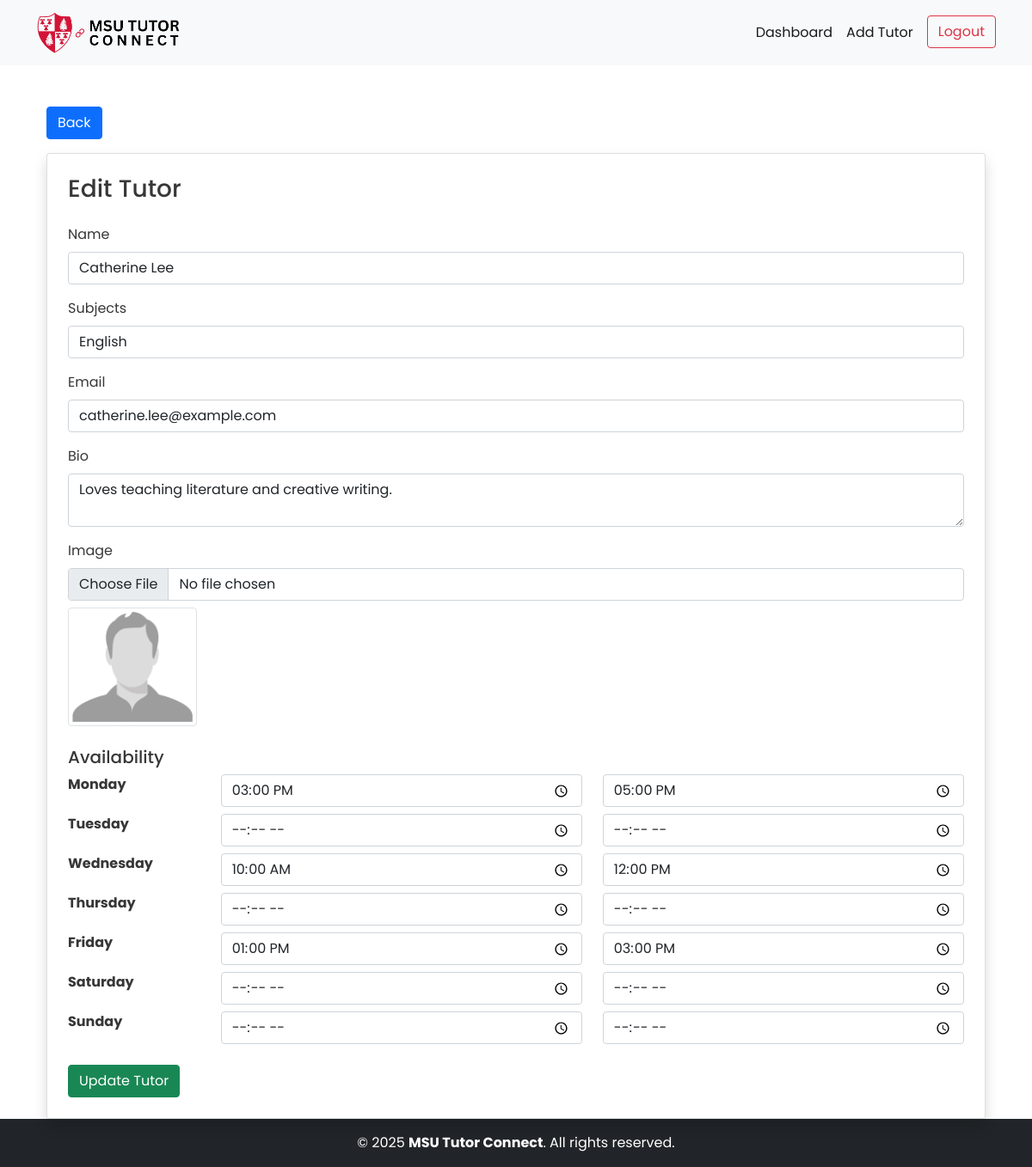
/edit_tutor.php?id=3 (signed in), run on the app's committed database.
### tables this page shows
CREATE TABLE `tutors` (
  `tutor_id` int NOT NULL,
  `name` varchar(100) NOT NULL,
  `subject` varchar(100) NOT NULL,
  `email` varchar(100) NOT NULL,
  `bio` text NOT NULL,
  `created_at` datetime DEFAULT CURRENT_TIMESTAMP,
  `image` varchar(255) DEFAULT NULL
);

CREATE TABLE `tutoravailability` (
  `id` int NOT NULL,
  `tutor_id` int DEFAULT NULL,
  `day_of_week` enum('Monday','Tuesday','Wednesday','Thursday','Friday','Saturday','Sunday') DEFAULT NULL,
  `start_time` time DEFAULT NULL,
  `end_time` time DEFAULT NULL
);

### core/Controller.php (called while the page is built, shortened)
<?php
class Controller
{
    public function view($view, $data = [])
    {
        extract($data);
        require_once "./app/views/$view.phtml";
        require_once "./app/views/layout.phtml";
    }
}

### app/controllers/AdminController.php (called while the page is built, shortened)
<?php
class AdminController extends Controller
{
    private $tutorModel;
    public function __construct()
    {
        $this->tutorModel = new TutorModel();
    }
    public function editTutor($id)
    {
        $tutor = $this->tutorModel->getTutorById($id);
        $this->view('admin/edit_tutor', ['tutor' => $tutor]);
    }
}

### core/Database.php (called while the page is built, shortened)
<?php
class Database
{
    private static $instance = null;
    private function __construct()
    {
        try {
            $this->pdo = new PDO(
                "mysql:host=" . DB_HOST . ";dbname=" . DB_NAME,
                DB_USER,
                DB_PASS
            );
        } catch (PDOException $e) {
            die("Database connection failed: " . $e->getMessage());
        }
    }
    public static function getDB()
    {
        if (self::$instance === null) {
            self::$instance = new Database();
        }
        return self::$instance->pdo;
    }
}

### core/Model.php (called while the page is built, shortened)
<?php
class Model
{
    public function __construct()
    {
        $this->db = Database::getDB();
    }
}

### app/models/TutorModel.php (called while the page is built, shortened)
<?php
class TutorModel extends Model
{
    public function getTutorById($id)
    {
        $stmt = $this->db->prepare("SELECT * FROM tutors WHERE tutor_id = ?");
        $stmt->execute([$id]);
        $tutor = $stmt->fetch(PDO::FETCH_ASSOC);
        $availabilityStmt = $this->db->prepare("SELECT * FROM tutoravailability WHERE tutor_id = ?");
        $availabilityStmt->execute([$id]);
        $availabilityRows = $availabilityStmt->fetchAll(PDO::FETCH_ASSOC);
        $availability = [];
        foreach ($availabilityRows as $row) {
            $availability[$row['day_of_week']] = [
                'start_time' => $row['start_time'],
                'end_time' => $row['end_time']
            ];
        }
        $tutor['availability'] = $availability;
        return $tutor;
    }
}

### app/views/admin/edit_tutor.phtml (the view, shortened to what this page needs)
<div class="container mt-5">
    <div class="mb-3">
        <a href="<?= BASE_URL ?>admin_dashboard.php" class="btn btn-primary">Back</a>
    </div>
    <div class="card p-4 shadow">
        <h3 class="mb-4">Edit Tutor</h3>
        <form method="POST" enctype="multipart/form-data">
            <div class="mb-3">
                <label class="form-label">Name</label>
                <input type="text" name="name" class="form-control" value="<?= htmlspecialchars($tutor['name']) ?>"
                    required>
            </div>
            <div class="mb-3">
                <label class="form-label">Subjects</label>
                <input type="text" name="subject" class="form-control"
                    value="<?= htmlspecialchars($tutor['subject']) ?>" required>
            </div>
            <div class="mb-3">
                <label class="form-label">Email</label>
                <input type="email" name="email" class="form-control" value="<?= htmlspecialchars($tutor['email']) ?>"
                    required>
            </div>
            <div class="mb-3">
                <label class="form-label">Bio</label>
                <textarea name="bio" class="form-control" required><?= htmlspecialchars($tutor['bio']) ?></textarea>
            </div>
            <div class="mb-3">
                <label class="form-label">Image</label>
                <input type="file" name="image" class="form-control" accept="image/*">
                <?php if (!empty($tutor['image'])): ?>
                    <img src="<?= BASE_URL ?>uploads/<?= $tutor['image'] ?>" class="img-thumbnail mt-2"
                        style="max-width: 150px;">
                <?php endif; ?>
            </div>
            <h5 class="mt-4">Availability</h5>
            <?php foreach (['Monday', 'Tuesday', 'Wednesday', 'Thursday', 'Friday', 'Saturday', 'Sunday'] as $day): ?>
                <div class="row mb-2">
                    <div class="col-md-2"><strong><?= $day ?></strong></div>
                    <div class="col-md-5">
                        <input type="time" name="<?= $day ?>_start" class="form-control"
                            value="<?= htmlspecialchars($tutor['availability'][$day]['start_time'] ?? '') ?>">
                    </div>
                    <div class="col-md-5">
                        <input type="time" name="<?= $day ?>_end" class="form-control"
                            value="<?= htmlspecialchars($tutor['availability'][$day]['end_time'] ?? '') ?>">
                    </div>
                </div>
            <?php endforeach; ?>
            <button type="submit" class="btn btn-success mt-3">Update Tutor</button>
        </form>
    </div>
</div>

### public/assets/css/style.css (style rules this page uses)
body { background-color: #FFFFFF; color: #373737; font-family: 'Poppins', Arial, Helvetica, sans-serif; }

### data on the page
tutors: name "Catherine Lee", subject "English", email "catherine.lee@example.com", bio "Loves teaching literature and creative writing.", image (picture)
tutoravailability: start_time "15:00:00", end_time "17:00:00"
tutoravailability: start_time "10:00:00", end_time "12:00:00"
tutoravailability: start_time "13:00:00", end_time "15:00:00"

### other printed values
$day "Monday"
$day "Tuesday"
$day "Wednesday"
$day "Thursday"
$day "Friday"
$day "Saturday"
$day "Sunday"
